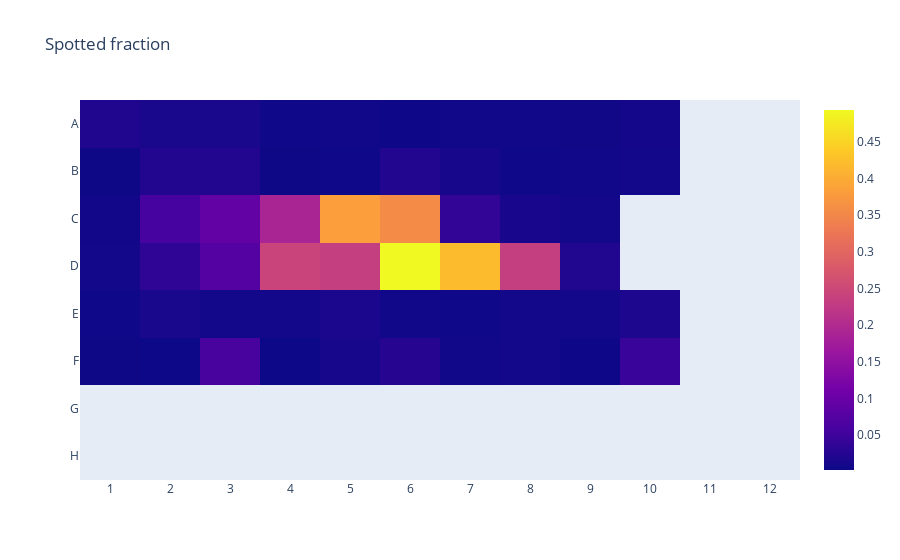

The notebook cell this image was saved under:
### Code cell


### Figure 1 — Plotly figure (JSON) as saved in the notebook; plotly's stock layout.template omitted (floating-point values rounded to 4 significant figures)
{"data": [{"hoverongaps": false, "type": "heatmap", "x": [1, 2, 3, 4, 5, 6, 7, 8, 9, 10, 11, 12], "y": ["A", "B", "C", "D", "E", "F", "G", "H"], "z": [[0.02055, 0.01361, 0.01371, 0.004425, 0.006138, 0.003371, 0.006424, 0.004918, 0.005525, 0.01003, null, null], [0.002981, 0.02208, 0.02299, 0.002644, 0.003819, 0.02232, 0.01069, 0.004171, 0.005574, 0.008301, null, null], [0.007772, 0.05735, 0.09164, 0.1897, 0.3828, 0.3571, 0.0381, 0.01254, 0.008254, null, null, null], [0.007536, 0.03352, 0.07434, 0.2423, 0.2338, 0.4937, 0.4188, 0.2345, 0.02131, null, null, null], [0.004356, 0.01358, 0.007449, 0.007583, 0.01494, 0.005969, 0.003692, 0.00692, 0.006812, 0.01754, null, null], [0.002834, 0.002546, 0.05875, 0.002132, 0.0109, 0.02599, 0.004969, 0.007903, 0.003446, 0.0445, null, null], [null, null, null, null, null, null, null, null, null, null, null, null], [null, null, null, null, null, null, null, null, null, null, null, null]]}], "layout": {"title": {"text": "Spotted fraction"}, "xaxis": {"dtick": 1, "showgrid": false, "tick0": 1}, "yaxis": {"autorange": "reversed", "dtick": 1, "showgrid": false, "tick0": 1}}}
